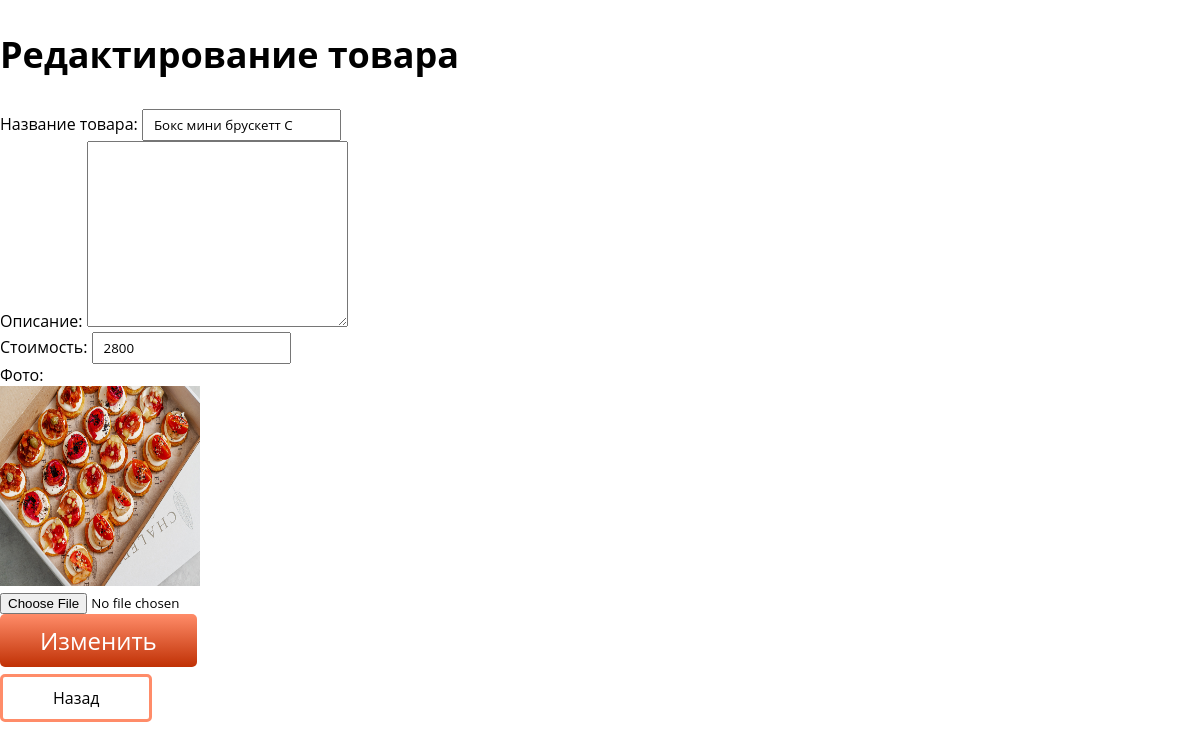
The app's page /admin/edit.php?id=4 with its own data.
### tables this page shows
CREATE TABLE `products` (
  `id` int NOT NULL,
  `image` varchar(255) NOT NULL,
  `name` varchar(255) NOT NULL,
  `description` varchar(1000) NOT NULL,
  `price` int NOT NULL
);

### admin/edit.php (the view, shortened to what this page needs)
<?php
require_once "editback.php";
$id = $_GET["id"];
$sqlsearch="SELECT * FROM `products` WHERE id=$id";
$result=$connect->query($sqlsearch);
$product_edit = $result->fetch_all(MYSQLI_ASSOC);
if($result = $connect->query($sqlsearch)){
    foreach($product_edit as $row){
        $name = $row["name"];
        $dics = $row["description"];
        $price = $row["price"];
        $image = $row["image"];
    }
}
?>
<!DOCTYPE html>
<html lang="en">
<head>
    <link rel="stylesheet" href="../assets/css/addeditdeletepage.css">
</head>
<body>
    <main class="page __container">
        <section class="page__edit edit">
        <h1>Редактирование товара</h1>
            <div class="edit__container">
                <div class="edit__body">
                    <div class="edit__form">
                        <form action="" method="post" class="form" enctype="multipart/form-data">
                            <div class="edit1__column">
                                <label for="title">Название товара:</label>
                                <input type="text" name="name" value="<?=$name?>" class="form__item">
                            </div>
                            <div class="edit1__column">
                                <label for="title">Описание:</label>
                                <textarea name="description" cols="30" rows="10"><?=$dics?></textarea>
                            </div>
                            <div class="edit1__column">
                                <label for="title">Стоимость:</label>
                                <input type="text" name="price" value="<?=$price?>" class="form__item">
                            </div>
                            <div class="edit1__column">
                                <label for="title">Фото:</label>
                                <div class="edit_img">
                                    <img width="200px" height="200px" src="../assets/img/<?=$image?>" alt="">
                                    <input type="file" name="image">
                                    <input class="form_button" type="submit" name="edit__button" value="Изменить">
                                </div>
                            </div>
                        </form>
                        <a href="adminka.php" class="btn-back">Назад</a>
                    </div>
                </div>
            </div>
        </section>
    </main>
</body>
</html>

### assets/css/addeditdeletepage.css (style rules this page uses)
* { list-style: none; text-decoration: none; color: black; font-family: 'Open Sans', sans-serif; }
body { margin: 0; }
.form_button { padding: 20px 60px; border-radius: 5px; border: none; color: white; font-size: 24px; background: linear-gradient(180deg, #FF8C69 0%, #C03105 100%); cursor: pointer; }
.page__edit { width: 1200px; margin: 0 auto; }
.page__edit h1 { font-size: 36px; }
.form__item { padding: 5px 10px; }
.edit_img { flex-direction: column; width: 400px; }
.form_button { padding: 10px 40px; background: linear-gradient(180deg, #FF8C69 0%, #C03105 100%); border: none; border-radius: 5px; color: white; cursor: pointer; margin-bottom: 5%; }
.btn-back { padding: 10px 50px; border-radius: 5px; border: 3px solid #FF8C69; }

### records on screen
products: name "Бокс мини брускетт С", price "2800", image (picture)
